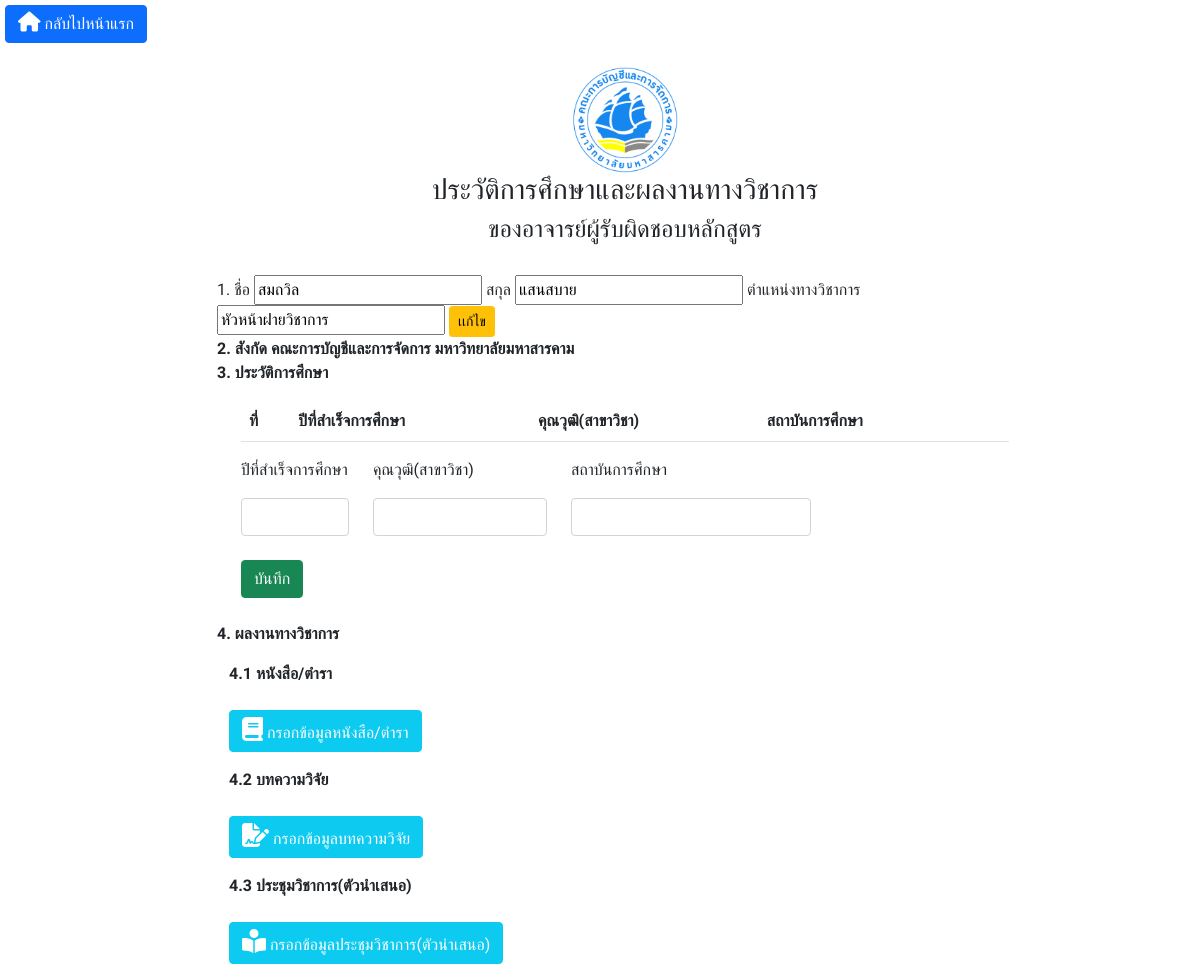
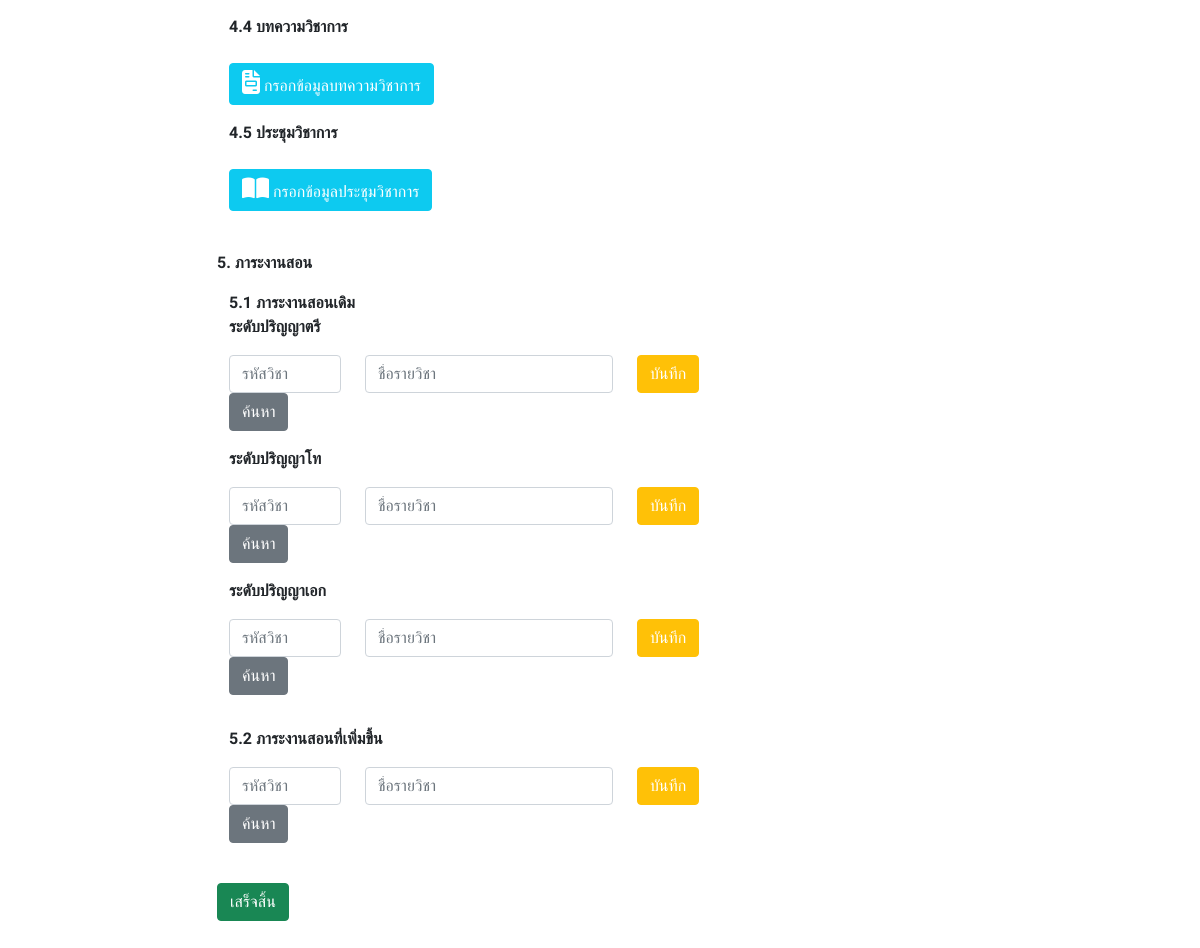
/form.php?lec_id=4, run on the app's committed database (2 pictures, top to bottom).
### tables this page shows
CREATE TABLE `lecturer` (
  `lec_id` int(8) NOT NULL,
  `fname` varchar(100) NOT NULL,
  `lname` varchar(100) NOT NULL,
  `position` varchar(100) NOT NULL
);

### SelectAll.php (called while the page is built, shortened)
<?php
if(isset($_GET["lec_id"])){
                include_once("api/config/connect_db_1.php");
                $lec_id = $_GET["lec_id"];
                $sql = "SELECT * FROM lecturer WHERE lec_id=$lec_id";
                $result = mysqli_query($conn, $sql);
                $data = mysqli_fetch_assoc($result);
?>
<?php
}else{
    echo "<div></div>";
}
?>

### form.php (the view, shortened to what this page needs)
<?php
include_once "./SelectAll.php";
?>
<!DOCTYPE html>
<html lang="en">
<head>
    <link href="https://cdn.jsdelivr.net/npm/bootstrap@5.1.3/dist/css/bootstrap.min.css" rel="stylesheet">
    <link rel="stylesheet" href="https://use.fontawesome.com/releases/v5.7.0/css/all.css"
>
    <link rel="stylesheet" href="https://cdnjs.cloudflare.com/ajax/libs/font-awesome/4.7.0/css/font-awesome.min.css">
</head>
<body>
    <div id="app">
        <a href="data.php" class="btn btn-primary" style="color:white"><i class='fas fa-home'
                style='font-size:20px'></i>
            กลับไปหน้าแรก</a>
        <div class="a">
            <div class="container mt-4">
                <div class="text-center mb-2">
                    <img src="./images/mbs.png" class="d-print-none" alt="Norther Lights" style="width:13%"><br
                        class="d-print-none">
                    <h3>ประวัติการศึกษาและผลงานทางวิชาการ </h3>
                    <h4>ของอาจารย์ผู้รับผิดชอบหลักสูตร</h4>
                </div> <br>
                <form action="edit_lecturer.php" method="POST">
                    <label for="fname">1. ชื่อ</label>
                    <input type="text" name="name" value="<?php echo $data["fname"]; ?>">
                    <label for="lname">สกุล</label>
                    <input type="text" name="last" value="<?= $data["lname"] ?>">
                    <label for="position">ตำแหน่งทางวิชาการ</label>
                    <input type="text" name="position" value="<?= $data["position"];?>">
                    <div class="btn-group btn-group-sm">
                        <button class="btn btn-warning" name="submit_edit_lecturer" value="submit_edit_lecturer"
                            type="submit">
                            เเก้ไข
                        </button>
                    </div>
                </form>
                <b> 2. สังกัด คณะการบัญชีและการจัดการ มหาวิทยาลัยมหาสารคาม</b><br>
                <b>3. ประวัติการศึกษา</b>
                <div class="container mt-3">
                    <div class="container mt-3">
                        <table class="table">
                            <thead>
                                <tr>
                                    <th>ที่</th>
                                    <th>ปีที่สำเร็จการศึกษา</th>
                                    <th>คุณวุฒิ(สาขาวิชา)</th>
                                    <th>สถาบันการศึกษา</th>
                                    <th></th>
                                </tr>
                            </thead>
                        </table>
                        <div class="row">
                            <form method="post" action="./insert_education.php">
                                <div class="row">
                                    <div class="col-md-2">
                                        <p>ปีที่สำเร็จการศึกษา</p>
                                        <input type="text" class="form-control" placeholder="" name="Tb_year">
                                    </div>
                                    <div class="col-md-3">
                                        <p>คุณวุฒิ(สาขาวิชา)</p>
                                        <input type="text" class="form-control" placeholder="" name="Tb_educat">
                                    </div>
                                    <div class="col-md-4">
                                        <p>สถาบันการศึกษา</p>
                                        <input type="text" class="form-control" placeholder="" name="Tb_titute">
                                            name="lec_id"><br>
                                    </div><br>
                                    <div class="">
                                        <button type="submit" class="btn btn-success"
                                            name="submitHistory">บันทึก</button>
                                    </div>
                                </div>
                            </form>
                        </div>
                    </div>
                </div>
                 <br>
                <b> 4. ผลงานทางวิชาการ </b>
                <div class="container mt-3">
                    <b>4.1 หนังสือ/ตำรา</b><br><br>
                    <button type="button" class="btn btn-info text-white" data-bs-toggle="modal"
                        data-bs-target="#myModal1">
                        <i class="fa fa-book" style="font-size:24px"></i> กรอกข้อมูลหนังสือ/ตำรา
                    </button>
                    <br>
                </div>
                <div class="container mt-3">
                    <b>4.2 บทความวิจัย </b><br><br>
                    <button type="button" class="btn btn-info text-white" data-bs-toggle="modal"
                        data-bs-target="#myModal2">
                        <i class='fas fa-file-signature' style='font-size:24px'></i> กรอกข้อมูลบทความวิจัย
                    </button>
                    <br>
                </div>
                <div class="container mt-3">
                    <b>4.3 ประชุมวิชาการ(ตัวนำเสนอ) </b><br><br>
                    <button type="button" class="btn btn-info text-white" data-bs-toggle="modal"
                        data-bs-target="#myModal3">
                        <i class='fas fa-book-reader' style='font-size:24px'></i> กรอกข้อมูลประชุมวิชาการ(ตัวนำเสนอ)
                    </button><br>
                </div>
                <div class="container mt-3">
                    <b>4.4 บทความวิชาการ </b><br><br>
                    <button type="button" class="btn btn-info text-white" data-bs-toggle="modal"
                        data-bs-target="#myModal4">
                        <i class='fas fa-file-invoice' style='font-size:24px'></i> กรอกข้อมูลบทความวิชาการ
                    </button><br>
                </div>
                <div class="container mt-3">
                    <b>4.5 ประชุมวิชาการ </b><br><br>
                    <button type="button" class="btn btn-info text-white" data-bs-toggle="modal"
                        data-bs-target="#myModal5">
                        <i class='fas fa-book-open' style='font-size:24px'></i> กรอกข้อมูลประชุมวิชาการ
                    </button><br>
                </div>
                <br>
                <b>5. ภาระงานสอน</b>
                <div class="container mt-3">
                    <b>5.1 ภาระงานสอนเดิม</b><br>
                    <b>ระดับปริญญาตรี</b>
                    <form method="post" action="./insert_bachelor.php">
                        <div class="row mt-3">
                            <div class="col-md-2">
                                <input type="text" class="form-control" v-model.trim="search_course_1"
                                    placeholder="รหัสวิชา" name="bach_code">
                                <button type="button" @click="searchCourseFunc_1" name=""
                                    class="btn btn-secondary text-white" id="..">
                                    ค้นหา
                                </button>
                            </div>
                            <div class="col-md-4">
                                <input type="text" class="form-control" v-model.trim="course_input_1"
                                    placeholder="ชื่อรายวิชา" name="bach_name">
                            </div>
                            <div class="col-md-2">
                                <button type="submit" name="submitBachelor" class="btn btn-warning text-white"
                                    id="btn1">
                                    บันทึก
                                </button>
                            </div>
                        </div>
                    </form>
                    <b>ระดับปริญญาโท</b>
                    <form method="post" action="./insert_master1.php">
                        <div class="row mt-3">
                            <div class="col-md-2">
                                <input type="text" class="form-control" v-model.trim="search_course_2"
                                    placeholder="รหัสวิชา" name="mast_code">
                                <button type="button" @click="searchCourseFunc_2" class="btn btn-secondary text-white"
                                    id="btn1">
                                    ค้นหา
                                </button>
                            </div>
                            <div class="col-md-4">
                                <input type="text" class="form-control" v-model.trim="course_input_2"
                                    placeholder="ชื่อรายวิชา" name="mast_name">
                            </div>
                            <div class="col-md-2">
                                <button type="submit" name="submitMaster1" class="btn btn-warning text-white" id="btn1">
                                    บันทึก
                                </button>
                            </div>
                        </div>
                    </form>
                    <b>ระดับปริญญาเอก</b>
                    <form method="post" action="./insert_doctorate.php">
                        <div class="row mt-3">
                            <div class="col-md-2 mb-3">
                                <input type="text" class="form-control" v-model.trim="search_course_3"
                                    placeholder="รหัสวิชา" name="doc_code">
                                <button type="button" @click="searchCourseFunc_3" name="...."
                                    class="btn btn-secondary text-white" id="btn1">
                                    ค้นหา
                                </button>
                            </div>
                            <div class="col-md-4">
                                <input type="text" class="form-control" v-model.trim="course_input_3"
                                    placeholder="ชื่อรายวิชา" name="doc_name">
                            </div>
                            <div class="col-md-2">
                                <button type="submit" name="submitDoctorate" class="btn btn-warning text-white"
                                    id="btn1">
                                    บันทึก
                                </button>
                            </div>
                        </div>
                    </form>
                    <b>5.2 ภาระงานสอนที่เพิ่มขึ้น</b>
                    <form method="post" action="./insert_teachmore.php">
                        <div class="row mt-3">
                            <div class="col-md-2">
                                <input type="text" class="form-control" v-model.trim="search_course_4"
                                    placeholder="รหัสวิชา" name="teach_code">
                                <button type="button" @click="searchCourseFunc_4" name="...."
                                    class="btn btn-secondary text-white" id="btn1">
                                    ค้นหา
                                </button>
                            </div>
                            <div class="col-md-4">
                                <input type="text" class="form-control" v-model.trim="course_input_4"
                                    placeholder="ชื่อรายวิชา" name="teach_name">
                            </div>
                            <div class="col-md-2">
                                <button type="submit" name="submitTeachmore" class="btn btn-warning text-white"
                                    id="btn1">
                                    บันทึก
                                </button>
                            </div>
                        </div>
                    </form>
                    <br>
                </div>
                <a href="data.php" id="button1id" name="button1id" class="btn btn-success">เสร็จสิ้น</a>
            </div>
        </div>
    </div>
</body>
</html>

### form.php (style rules this page uses)
body { font-family: 'Sarabun', sans-serif; margin: 5px; background: white; font-family: Arial padding-top: 50px; }
.a { padding-right: 150px; padding-bottom: 50px; padding-left: 200px; }

### data on the page
lecturer: name "สมถวิล", last "แสนสบาย", position "หัวหน้าฝายวิชาการ"
